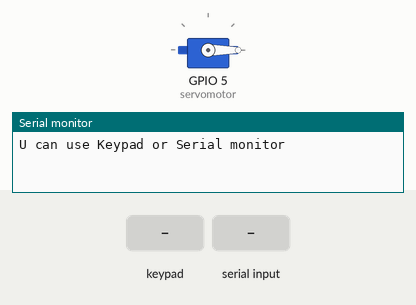
A sketch run on a simulated ESP32. Shown: servo, the last lines printed to the serial monitor. The inputs (shaded band) are chosen by the test bench.

Above: at 1.2 s.
1.3 s: keypad keys 1 3 1 2 1 4 2 7 pressed 0.4 s apart
At 3.38 s:
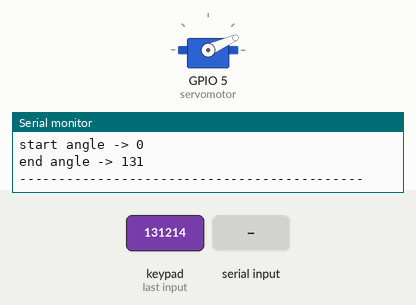
6.0 s: "200\n" received over Serial
At 6.6 s:
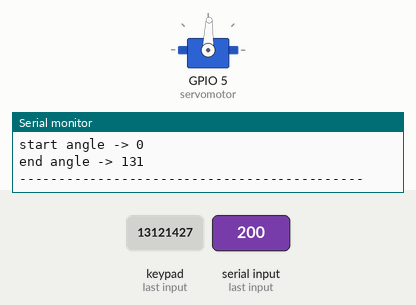
9.0 s: keypad keys 1 3 1 2 1 4 2 7 # pressed 0.4 s apart
14.1 s: key '*' pressed
At 14.1 s:
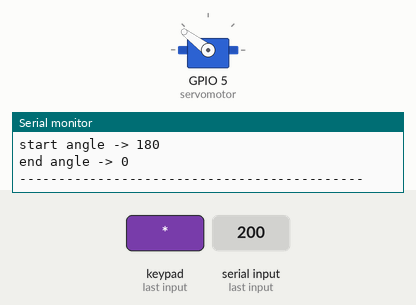
15.6 s: key '1' pressed
At 17.9 s:
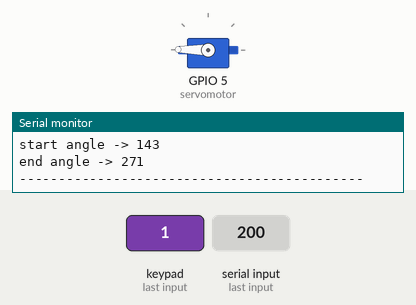
18.6 s: key 'B' pressed
Timing chart, 0 to 21.1 s (numbered marks = the images above; inputs shaded):
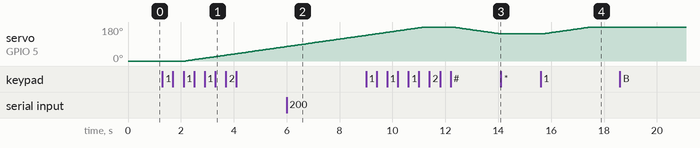

Measured:
- after the input at 1.3 s, servo on GPIO 5 (servomotor): moves from 0° to 76° over 3.8 s, starting after 0.88 s
- after the input at 14.1 s, servo on GPIO 5 (servomotor): stays 143° (without the input it goes to 142° after 0.05 s)
- after the input at 15.6 s, servo on GPIO 5 (servomotor): moves from 143° to 179° over 1.8 s, starting after 0.08 s

The sketch:

Question_2.ino
```cpp
#include <Keypad.h>     // Include the Keypad library for reading input from a matrix keypad
#include <ESP32Servo.h> // Include the ESP32Servo library to control the servo motor

#define d 50                  // Define the delay time (in milliseconds) between each servo movement
#define LINE Serial.println("--------------------------------------------") // Utility macro for printing a separator line
const byte ROWS = 4;          // Define the number of rows in the keypad
const byte COLS = 4;          // Define the number of columns in the keypad

char keys[ROWS][COLS] = { {'1','2','3','A'}, // Define the characters corresponding to each button on the keypad
                          {'4','5','6','B'},
                          {'7','8','9','C'},
                          {'*','0','#','D'} };

byte rowPins[ROWS] = { 13 , 12 , 14 , 27 }; // Define the GPIO pins connected to the keypad rows
byte colPins[COLS] = { 26 , 25 , 33 , 32 }; // Define the GPIO pins connected to the keypad columns

Keypad keypad = Keypad( makeKeymap(keys), rowPins, colPins, ROWS, COLS ); // Create a Keypad object

Servo servomotor;            // Create a Servo object to control the servo motor

int i = 0, pos = 0;          // Variables for storing keypad input and parsing values
int startAngle = 0, endAngle = 0; // Variables for storing the start and end angles for the servo rotation
bool stopRotation = false;   // Flag to stop the servo rotation

// Function to perform the servo rotation
void rotate(int stepDelay) {
  endAngle = constrain(endAngle, 0, 180); // Ensure the end angle is within the valid range (0-180 degrees)

  // Determine the direction of rotation (clockwise or counterclockwise)
  int direction = (startAngle < endAngle) ? 1 : -1;

  // Loop to incrementally move the servo motor from the start angle to the end angle
  loop_start:
  for (; startAngle != endAngle; startAngle += direction) {
    servomotor.write(startAngle); // Move the servo to the current angle
    delay(stepDelay);             // Wait for the servo to reach its position

    checkStopRotation(); // Check if the stop command ('*') has been received

    if (stopRotation) {
      break; // Break the loop if the stop command is received
    }
  }
  endAngle = startAngle; // Set the end angle to the current position
  stopRotation = false;  // Reset the stop flag for the next rotation
}

// Function to check if the stop command has been received
void checkStopRotation() {
  char key = keypad.getKey(); // Read a character from the keypad
  if (key == '*') {
    Serial.println("STOP!!!"); // Print a message indicating the rotation has been stopped
    Serial.print("start angle -> ");
    Serial.println(startAngle); // Print the current start angle
    Serial.print("end angle -> ");
    Serial.println(endAngle);   // Print the current end angle
    LINE;                       // Print a separator line
    stopRotation = true;        // Set the flag to stop the rotation
  }
}

void setup() {
  Serial.begin(9600); // Start serial communication with a baud rate of 9600

  servomotor.attach(5); // Attach the servo motor to the specified GPIO pin (pin 5)
  servomotor.write(0);  // Move the servo motor to its initial position (0 degrees)
  delay(50);

  Serial.println("U can use Keypad or Serial monitor"); // Print a message indicating input options
}

void loop() {
  // Check if input is available from the Serial monitor
  if (Serial.available()) {
    endAngle = Serial.parseInt(); // Read the input value from the Serial monitor
    if (Serial.read() == '\n') {
      Serial.print("Received value: ");
      Serial.println(endAngle);   // Print the received value from the Serial monitor
      LINE;                       // Print a separator line
    }
  } else {
    // If no input from the Serial monitor, check for keypad input
    char key = keypad.getKey(); // Read a character from the keypad
    int value = key - 48;       // Convert the character to an integer value

    if (value >= 0 && value <= 9 && key != 'A' && i <= 3) {
      pos = (pos * 10) + value; // Construct the number from multiple keypad inputs
      i++;
    } else if (key == '#') {
      endAngle = 0;               // If '#' is pressed, set the end angle to 0 (reset)
      Serial.println("REST!!!");  // Print a message indicating the reset
      Serial.print("start angle -> ");
      Serial.println(startAngle); // Print the current start angle
      Serial.print("end angle -> ");
      Serial.println(endAngle);   // Print the current end angle
      LINE;                       // Print a separator line
    } else if (key == 'A' || i == 3) {
      endAngle = pos;             // If 'A' is pressed or the maximum input digits are reached, set the end angle to the entered value
      Serial.print("start angle -> ");
      Serial.println(startAngle); // Print the current start angle
      Serial.print("end angle -> ");
      Serial.println(endAngle);   // Print the current end angle
      LINE;                       // Print a separator line
      pos = 0, i = 0;             // Reset the variables for the next input
    } else if (key == 'B' || key == 'C' || key == 'D') {
      Serial.println("unknown keyword"); // Print a message indicating an unknown keyword
    }
  }
  rotate(d); // Perform the servo rotation with the defined delay (d)
}
```
